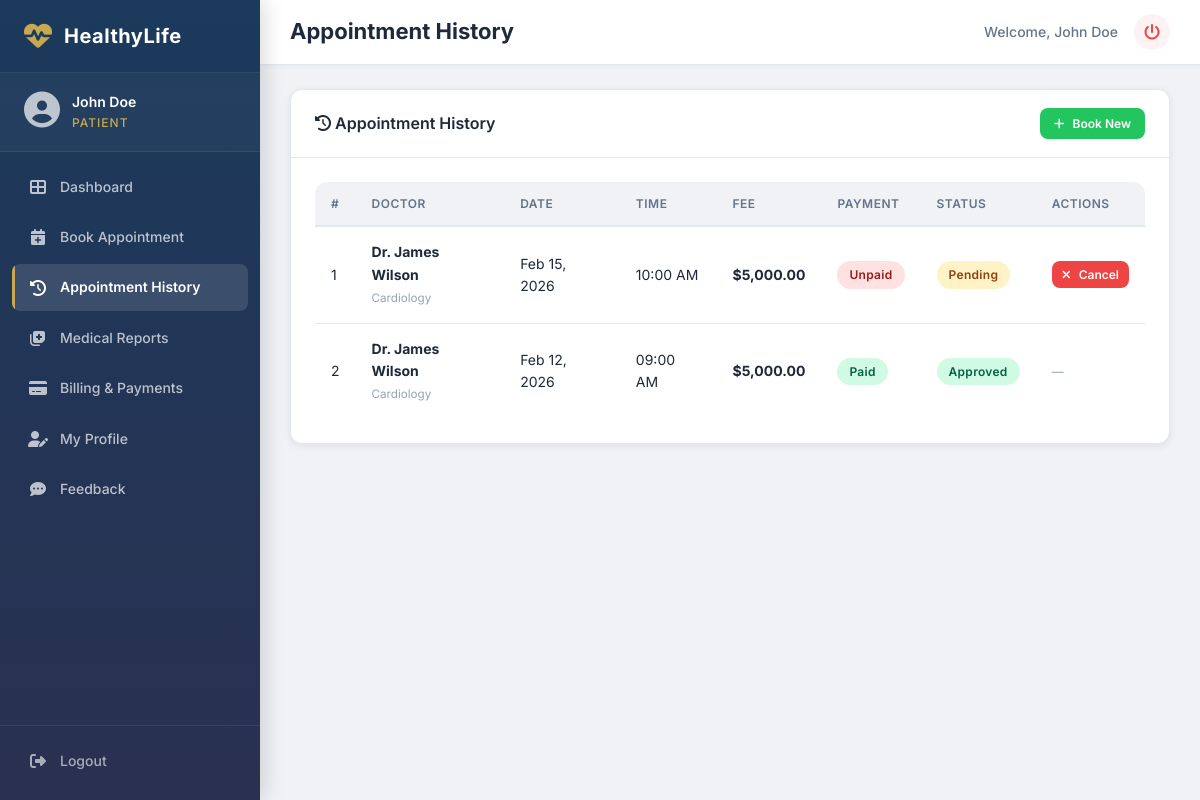
The page /patient/appointment_history.php (signed in) on the database its author committed.
### tables this page shows
CREATE TABLE IF NOT EXISTS `appointments` (
  `id` INT AUTO_INCREMENT PRIMARY KEY,
  `patient_id` INT NOT NULL,
  `doctor_id` INT NOT NULL,
  `appointment_date` DATE NOT NULL,
  `appointment_time` TIME NOT NULL,
  `status` ENUM('pending','approved','completed','cancelled') NOT NULL DEFAULT 'pending',
  `reason` TEXT DEFAULT NULL,
  `notes` TEXT DEFAULT NULL,
  `created_at` TIMESTAMP DEFAULT CURRENT_TIMESTAMP,
  `updated_at` TIMESTAMP DEFAULT CURRENT_TIMESTAMP ON UPDATE CURRENT_TIMESTAMP,
  FOREIGN KEY (`patient_id`) REFERENCES `users`(`id`) ON DELETE CASCADE,
  FOREIGN KEY (`doctor_id`) REFERENCES `users`(`id`) ON DELETE CASCADE
);

CREATE TABLE IF NOT EXISTS `users` (
  `id` INT AUTO_INCREMENT PRIMARY KEY,
  `full_name` VARCHAR(100) NOT NULL,
  `email` VARCHAR(150) NOT NULL UNIQUE,
  `password` VARCHAR(255) NOT NULL,
  `role` ENUM('admin','doctor','patient','receptionist') NOT NULL DEFAULT 'patient',
  `phone` VARCHAR(20) DEFAULT NULL,
  `gender` ENUM('male','female','other') DEFAULT NULL,
  `date_of_birth` DATE DEFAULT NULL,
  `address` TEXT DEFAULT NULL,
  `profile_image` VARCHAR(255) DEFAULT NULL,
  `specialization` VARCHAR(100) DEFAULT NULL,
  `consulting_hours` VARCHAR(100) DEFAULT NULL,
  `consulting_days` VARCHAR(255) DEFAULT NULL,
  `consulting_fee` DECIMAL(10,2) DEFAULT NULL,
  `is_active` TINYINT(1) NOT NULL DEFAULT 1,
  `created_at` TIMESTAMP DEFAULT CURRENT_TIMESTAMP,
  `updated_at` TIMESTAMP DEFAULT CURRENT_TIMESTAMP ON UPDATE CURRENT_TIMESTAMP
);

### patient/appointment_history.php (the view, shortened to what this page needs)
<?php
require_once __DIR__ . '/../middleware/check_login.php';
$userId = $_SESSION['user_id'];
$appointments = $conn->query("
    SELECT a.*, d.full_name as doctor_name, d.specialization, d.consulting_fee,
        (SELECT b.payment_status FROM billing b WHERE b.appointment_id = a.id LIMIT 1) as payment_status,
        (SELECT b.amount FROM billing b WHERE b.appointment_id = a.id LIMIT 1) as bill_amount
    FROM appointments a
    JOIN users d ON a.doctor_id = d.id
    WHERE a.patient_id = $userId
    ORDER BY a.appointment_date DESC
");
require_once __DIR__ . '/../includes/header.php';
require_once __DIR__ . '/../includes/sidebar.php';
?>
<div class="card">
    <div class="card-header">
        <h2><i class="fas fa-history"></i> Appointment History</h2>
        <a href="<?php echo APP_URL; ?>/patient/book_appointment.php" class="btn btn-sm" style="background:#22c55e;color:#fff;">
            <i class="fas fa-plus"></i> Book New
        </a>
    </div>
    <div class="card-body">
        <?php if ($appointments->num_rows > 0): ?>
        <div class="table-responsive">
            <table>
                <thead>
                    <tr><th>#</th><th>Doctor</th><th>Date</th><th>Time</th><th>Fee</th><th>Payment</th><th>Status</th><th>Actions</th></tr>
                </thead>
                <tbody>
                    <?php $n=1; while ($a = $appointments->fetch_assoc()): ?>
                    <tr>
                        <td data-label="#"><?php echo $n++; ?></td>
                        <td data-label="Doctor">
                            <strong><?php echo htmlspecialchars($a['doctor_name']); ?></strong>
                            <br><small style="color:var(--text-muted);"><?php echo htmlspecialchars($a['specialization']); ?></small>
                        </td>
                        <td data-label="Date"><?php echo date('M d, Y', strtotime($a['appointment_date'])); ?></td>
                        <td data-label="Time"><?php echo date('h:i A', strtotime($a['appointment_time'])); ?></td>
                        <td data-label="Fee"><strong>$<?php echo number_format($a['bill_amount'] ?? $a['consulting_fee'] ?? 0, 2); ?></strong></td>
                        <td data-label="Payment">
                            <?php
                            $ps = $a['payment_status'] ?? 'unpaid';
                            $psClass = 'badge-unpaid';
                            if ($ps === 'paid') $psClass = 'badge-paid';
                            elseif ($ps === 'pending_verification') $psClass = 'badge-pending';
                            ?>
                            <span class="badge <?php echo $psClass; ?>"><?php echo ucfirst(str_replace('_', ' ', $ps)); ?></span>
                        </td>
                        <td data-label="Status"><span class="badge badge-<?php echo $a['status']; ?>"><?php echo ucfirst($a['status']); ?></span></td>
                        <td data-label="Actions">
                            <div class="action-btns">
                                <?php if ($a['status'] === 'pending'): ?>
                                    <form method="POST" style="display:inline;" onsubmit="return confirm('Cancel this appointment?');">
                                        <button type="submit" class="btn btn-danger btn-sm"><i class="fas fa-times"></i> Cancel</button>
                                    </form>
                                <?php elseif ($ps !== 'paid' && $a['status'] !== 'cancelled'): ?>
                                    <a href="<?php echo APP_URL; ?>/patient/billing.php" class="btn btn-info btn-sm"><i class="fas fa-credit-card"></i> Pay</a>
                                <?php else: ?>
                                    <span style="font-size:12px; color:var(--text-muted);">—</span>
                                <?php endif; ?>
                            </div>
                        </td>
                    </tr>
                    <?php endwhile; ?>
                </tbody>
            </table>
        </div>
        <?php endif; ?>
    </div>
</div>
<?php require_once __DIR__ . '/../includes/footer.php'; ?>

### includes/includes.css (style rules this page uses)
:root { --theme-primary: #1a1f3d; --theme-primary-light: #2a3050; --sidebar-width: 260px; --sidebar-collapsed: 0px; --topbar-height: 65px; --border-radius: 12px; --border-radius-sm: 8px; --shadow-sm: 0 2px 8px rgba(0, 0, 0, 0.08); --shadow-md: 0 4px 16px rgba(0, 0, 0, 0.12); --shadow-lg: 0 8px 32px rgba(0, 0, 0, 0.16); --transition: all 0.3s cubic-bezier(0.4, 0, 0.2, 1); --font-family: 'Inter', -apple-system, BlinkMacSystemFont, sans-serif; --color-success: #10b981; --color-danger: #ef4444; --color-warning: #f59e0b; --color-info: #3b82f6; --bg-body: #f0f2f5; --bg-card: #ffffff; --text-primary: #1e293b; --text-secondary: #64748b; --text-muted: #94a3b8; --border-color: #e2e8f0; --gold-accent: #c8a951; --bg-light: #f8fafc; --text-accent: #6366f1; }
*, *::before, *::after { margin: 0; padding: 0; box-sizing: border-box; }
body { font-family: var(--font-family); background: var(--bg-body); color: var(--text-primary); line-height: 1.6; overflow-x: hidden; -webkit-text-size-adjust: 100%; }
a { text-decoration: none; color: inherit; }
.card { background: var(--bg-card); border-radius: var(--border-radius); box-shadow: var(--shadow-sm); border: 1px solid var(--border-color); transition: var(--transition); overflow: hidden; }
.card-header { padding: 18px 24px; border-bottom: 1px solid var(--border-color); display: flex; align-items: center; justify-content: space-between; gap: 12px; flex-wrap: wrap; }
.card-header h2 { font-size: 16px; font-weight: 600; color: var(--text-primary); }
.card-body { padding: 24px; }
.table-responsive { overflow-x: auto; border-radius: var(--border-radius); -webkit-overflow-scrolling: touch; }
table { width: 100%; border-collapse: collapse; min-width: 600px; }
table thead th { background: var(--bg-body); padding: 12px 16px; text-align: left; font-size: 12px; font-weight: 600; text-transform: uppercase; letter-spacing: 0.5px; color: var(--text-secondary); border-bottom: 2px solid var(--border-color); white-space: nowrap; }
table tbody td { padding: 14px 16px; font-size: 14px; border-bottom: 1px solid var(--border-color); color: var(--text-primary); vertical-align: middle; }
table tbody tr { transition: var(--transition); }
table tbody tr:last-child td { border-bottom: none; }
.badge { display: inline-flex; align-items: center; padding: 4px 12px; border-radius: 20px; font-size: 12px; font-weight: 600; letter-spacing: 0.3px; white-space: nowrap; }
.badge-pending { background: #fef3c7; color: #92400e; }
.badge-approved { background: #d1fae5; color: #065f46; }
.badge-paid { background: #d1fae5; color: #065f46; }
.badge-unpaid { background: #fee2e2; color: #991b1b; }
.btn { display: inline-flex; align-items: center; gap: 8px; padding: 10px 20px; border-radius: var(--border-radius-sm); font-size: 14px; font-weight: 600; cursor: pointer; border: none; transition: var(--transition); font-family: var(--font-family); text-decoration: none; white-space: nowrap; justify-content: center; }
.btn-danger { background: var(--color-danger); color: #fff; }
.btn-sm { padding: 6px 14px; font-size: 12px; }
.action-btns { display: flex; gap: 6px; flex-wrap: wrap; }
.action-btns .btn { padding: 6px 10px; font-size: 12px; }

### patient/patient.css (style rules this page uses)
:root { --patient-primary: #1b3a5c; --patient-primary-light: #2a4f7a; --patient-accent: #6bc5a0; }

### rows shown on the page
appointments: doctor.full_name "Dr. James Wilson", doctor.specialization "Cardiology", appointment_date "Feb 15, 2026", appointment_time "10:00 AM", bill_amount "5,000.00", ps "Unpaid", status "Pending"
appointments: doctor.full_name "Dr. James Wilson", doctor.specialization "Cardiology", appointment_date "Feb 12, 2026", appointment_time "09:00 AM", bill_amount "5,000.00", ps "Paid", status "Approved"

### other values the page prints
$_SESSION['full_name'] "John Doe"
$role "PATIENT"
$pageTitle "Appointment History"
